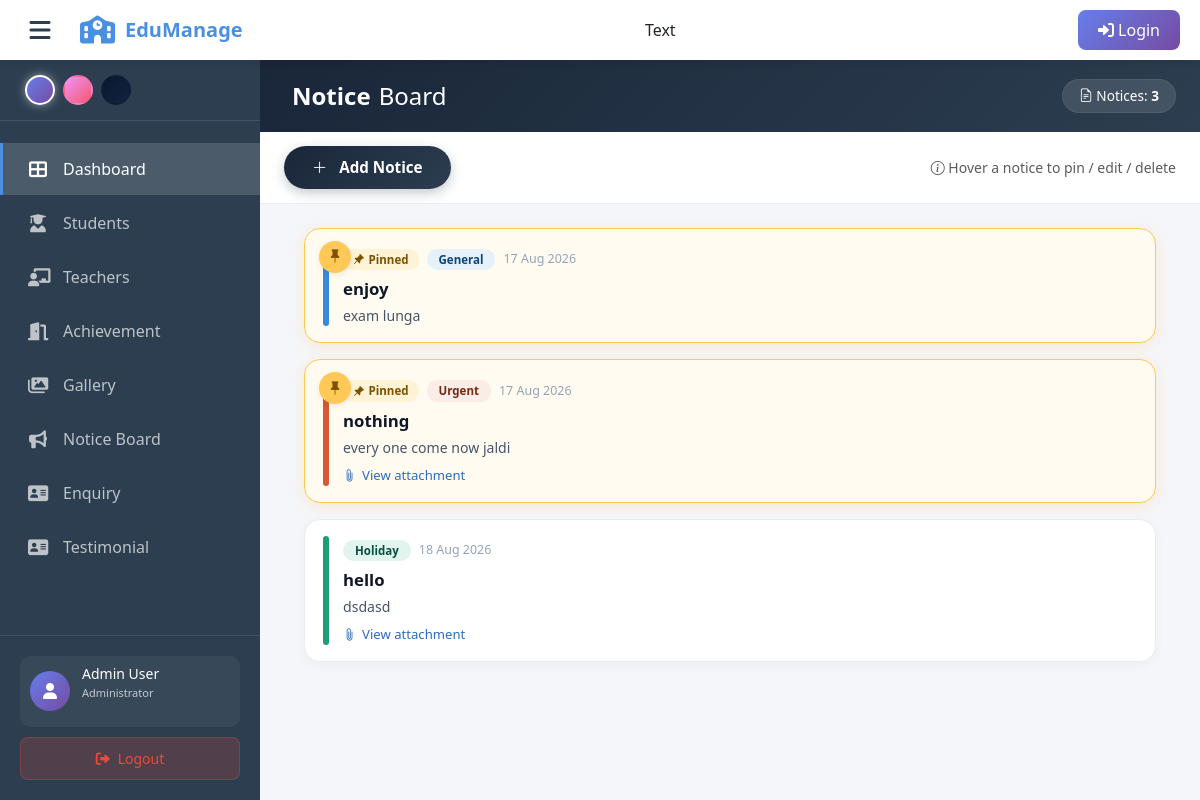
The app's page /frontend/admin/notice/notice.php (signed in) with its own data.
### tables this page shows
CREATE TABLE `notice` (
  `id` int(11) NOT NULL,
  `title` text NOT NULL,
  `content` text NOT NULL,
  `category` varchar(50) NOT NULL,
  `pinned` tinyint(1) NOT NULL DEFAULT 0,
  `pdf` text DEFAULT NULL,
  `date` datetime NOT NULL DEFAULT current_timestamp()
);

### frontend/admin/notice/notice.php (the view, shortened to what this page needs)
<?php
include '../../../backend/con1.php';
$result = $conn->query("SELECT id, title, content, category, pdf, pinned, date FROM notice ORDER BY pinned DESC, id DESC");
$notices = [];
while ($row = $result->fetch_assoc()) { $notices[] = $row; }
$totalNotices = count($notices);
?>
<!DOCTYPE html>
<html lang="en">
<head>
    <link rel="stylesheet" href="https://cdnjs.cloudflare.com/ajax/libs/font-awesome/6.0.0/css/all.min.css">
    <link href="https://cdn.jsdelivr.net/npm/bootstrap@5.3.0/dist/css/bootstrap.min.css" rel="stylesheet" />
    <link rel="stylesheet" href="https://cdn.jsdelivr.net/npm/bootstrap-icons@1.11.3/font/bootstrap-icons.min.css" />
    <link rel="stylesheet" href="../../comp/nav/nav.css">
    <link rel="stylesheet" href="../../comp/sidebar/sidebar.css">
    <link rel="stylesheet" href="notice.css">
</head>
<body data-theme="light-blue">
    <?php include_once('../../comp/nav/nav.php'); ?>
    <div class="main-container">
        <?php include_once('../../comp/sidebar/sidebar.php'); ?>
        <div class="main-content" id="mainContent">
            <header class="notice-header">
                <div class="d-flex justify-content-between align-items-center flex-wrap gap-2">
                    <div class="brand"><i class="bi bi-bullhorn"></i> Notice<span style="font-weight:300;">Board</span></div>
                    <span class="count-badge"><i class="bi bi-file-earmark-text"></i> Notices: <span id="totalNotices"><?= $totalNotices ?></span></span>
                </div>
            </header>
            <section class="notice-actionbar">
                <button class="btn-add-notice" data-bs-toggle="modal" data-bs-target="#addNoticeModal">
                    <i class="bi bi-plus-lg"></i> Add Notice
                </button>
                <small class="text-muted"><i class="bi bi-info-circle"></i> Hover a notice to pin / edit / delete</small>
            </section>
            <div class="notice-body" id="noticeList">
                <?php if (empty($notices)): ?>
                    <div class="empty-notice">
                        <i class="bi bi-inbox"></i>
                        No notices posted yet. Click <strong>"Add Notice"</strong> to get started.
                    </div>
                <?php else: ?>
                    <?php foreach ($notices as $n): ?>
                        <div class="notice-item <?= $n['pinned'] ? 'is-pinned' : '' ?>"
                             data-id="<?= $n['id'] ?>"
                             data-title="<?= htmlspecialchars($n['title']) ?>"
                             data-content="<?= htmlspecialchars($n['content']) ?>"
                             data-category="<?= htmlspecialchars($n['category']) ?>">
                            <div class="notice-strip strip-<?= htmlspecialchars($n['category']) ?>"></div>
                            <div class="notice-content">
                                <button class="btn-pin <?= $n['pinned'] ? 'active' : '' ?>"
                                        data-id="<?= $n['id'] ?>"
                                        title="<?= $n['pinned'] ? 'Unpin' : 'Pin to top' ?>">
                                    <i class="bi <?= $n['pinned'] ? 'bi-pin-fill' : 'bi-pin' ?>"></i>
                                </button>
                                <div class="notice-meta">
                                    <?php if ($n['pinned']): ?>
                                        <span class="pinned-tag"><i class="bi bi-pin-angle-fill"></i> Pinned</span>
                                    <?php endif; ?>
                                    <span class="notice-badge badge-<?= htmlspecialchars($n['category']) ?>"><?= htmlspecialchars($n['category']) ?></span>
                                    <span class="notice-date"><?= date('d M Y', strtotime($n['date'])) ?></span>
                                </div>
                                <div class="notice-title"><?= htmlspecialchars($n['title']) ?></div>
                                <div class="notice-text"><?= nl2br(htmlspecialchars($n['content'])) ?></div>
                                <?php if (!empty($n['pdf'])): ?>
                                    <a class="notice-attachment" href="../../../<?= htmlspecialchars($n['pdf']) ?>" target="_blank">
                                        <i class="bi bi-paperclip"></i> View attachment
                                    </a>
                                <?php endif; ?>
                            </div>
                        </div>
                    <?php endforeach; ?>
                <?php endif; ?>
            </div>
        </div>
    </div>
</body>
</html>

### frontend/comp/nav/nav.css (style rules this page uses)
:root { --primary-color: #4a90e2; --secondary-color: #2c3e50; --bg-gradient: linear-gradient(135deg, #667eea 0%, #764ba2 100%); --navbar-height: 60px; --sidebar-width: 260px; --light-bg: #f5f6fa; }
[data-theme="light-blue"] { --primary-color: #4a90e2; --secondary-color: #2c3e50; --bg-gradient: linear-gradient(135deg, #667eea 0%, #764ba2 100%); --sidebar-bg: #2c3e50; --navbar-bg: #ffffff; --text-color: #333; }
body { padding-top: var(--navbar-height) !important; margin: 0 !important; }

### frontend/comp/sidebar/sidebar.css (style rules this page uses)
.main-container { display: flex !important; min-height: calc(100vh - var(--navbar-height)) !important; width: 100% !important; }
.main-content { flex: 1 1 auto !important; min-width: 0 !important; width: auto !important; background: var(--light-bg); overflow-x: hidden; }

### frontend/admin/notice/notice.css (style rules this page uses)
.main-content { padding: 0 !important; }
.notice-header { background: linear-gradient(135deg, #1a2639 0%, #2c3e50 100%); color: #fff; padding: 18px 24px; box-shadow: 0 2px 10px rgba(0,0,0,0.1); }
.notice-header .brand { font-weight: 700; font-size: 1.5rem; display: flex; align-items: center; gap: 8px; }
.notice-header .count-badge { background: rgba(255,255,255,0.12); padding: 6px 16px; border-radius: 30px; font-size: 0.85rem; border: 1px solid rgba(255,255,255,0.06); }
.notice-header .count-badge span { font-weight: 700; color: #fff; }
.notice-actionbar { background: #fff; padding: 14px 24px; border-bottom: 1px solid #e9edf3; display: flex; align-items: center; justify-content: space-between; flex-wrap: wrap; gap: 10px; }
.btn-add-notice { background: linear-gradient(135deg, #1a2639, #2c3e50); color: #fff; border: none; padding: 10px 28px; border-radius: 50px; font-weight: 600; font-size: 0.95rem; box-shadow: 0 4px 12px rgba(26,38,57,0.25); transition: all 0.25s; }
.btn-add-notice i { margin-right: 8px; }
.notice-body { padding: 24px; max-width: 900px; margin: 0 auto; }
.notice-item { position: relative; display: flex; gap: 14px; background: #fff; border: 1px solid #e9edf3; border-radius: 16px; padding: 16px 18px; margin-bottom: 16px; box-shadow: 0 3px 12px rgba(0,0,0,0.04); transition: box-shadow 0.25s, transform 0.25s; }
.notice-strip { width: 6px; border-radius: 4px; flex-shrink: 0; }
.strip-Urgent { background: #D85A30; }
.strip-Holiday { background: #1D9E75; }
.strip-General { background: #378ADD; }
.notice-content { flex: 1; min-width: 0; }
.notice-meta { display: flex; align-items: center; gap: 8px; flex-wrap: wrap; margin-bottom: 6px; }
.notice-badge { font-size: 0.72rem; font-weight: 600; padding: 2px 12px; border-radius: 20px; }
.badge-Urgent { background: #FAECE7; color: #712B13; }
.badge-Holiday { background: #E1F5EE; color: #085041; }
.badge-General { background: #E6F1FB; color: #0C447C; }
.notice-date { font-size: 0.78rem; color: #94a3b8; }
.notice-title { font-weight: 700; font-size: 1.05rem; color: #0f172a; margin: 2px 0 4px; }
.notice-text { font-size: 0.88rem; color: #475569; line-height: 1.5; }
.notice-attachment { display: inline-flex; align-items: center; gap: 6px; margin-top: 8px; font-size: 0.82rem; color: #2c6cbf; text-decoration: none; font-weight: 500; }
.notice-item { position: relative; }
.notice-item.is-pinned { border-color: #ffc857; background: #fffbf0; box-shadow: 0 3px 14px rgba(255, 200, 87, 0.25); }
.btn-pin { position: absolute; top: 12px; left: 14px; width: 32px; height: 32px; border-radius: 50%; border: none; background: #f1f5f9; display: flex; align-items: center; justify-content: center; font-size: 0.85rem; color: #94a3b8; cursor: pointer; transition: all 0.2s; box-shadow: 0 2px 6px rgba(0,0,0,0.08); opacity: 0; }
.btn-pin.active { opacity: 1; background: #ffc857; color: #7a5200; }
.pinned-tag { font-size: 0.72rem; font-weight: 600; color: #7a5200; background: #fff3d6; padding: 2px 10px; border-radius: 20px; display: inline-flex; align-items: center; gap: 4px; }
.notice-content { padding-top: 4px; }

### records on screen
notice: pinned 1 (drawn), category "General", date "17 Aug 2026", title "enjoy", content "exam lunga"
notice: pinned 1 (drawn), category "Urgent", date "17 Aug 2026", title "nothing", content "every one come now jaldi"
notice: category "Holiday", date "18 Aug 2026", title "hello", content "dsdasd"

### other values on screen
$totalNotices "3"
